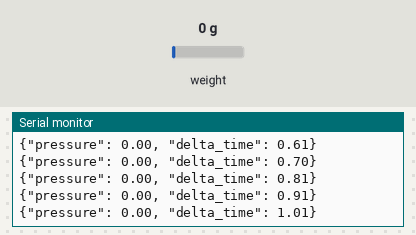
Simulated run of this sketch. Board: Arduino Uno, built with avr-gcc and run on an emulated ATmega328P. Shown: the last lines printed to the serial monitor. Inputs (shaded band) come from the test bench; at power-on: weight on the scale 0 g.

Above: at 2.2 s.
2.3 s: weight on the scale set to 100 g
At 2.32 s:
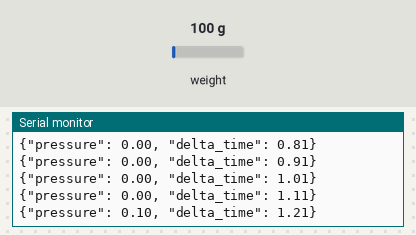
3.8 s: weight on the scale set to 1250 g
At 3.83 s:
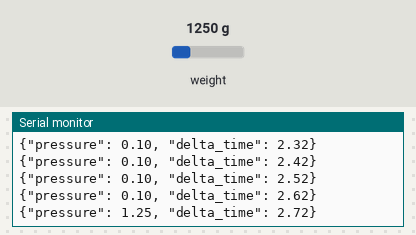
8.3 s: weight on the scale set to 2500 g
At 8.37 s:
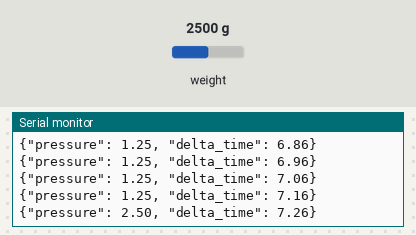
Timing chart, 0 to 11.3 s (numbered marks = the images above; inputs shaded):
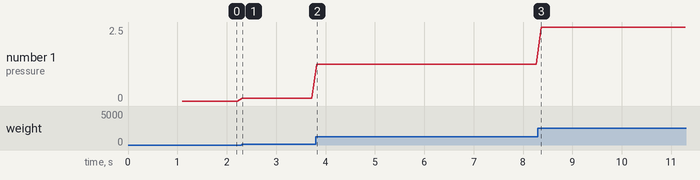

Measured:
- after the input at 2.3 s, the serial monitor: prints a new line at once (image 1)
- after the input at 3.8 s, the serial monitor: prints a new line at once (image 2)
- plotted number 1: 0.1 → 1.25 after the input at 3.8 s

The sketch:

pressure_reader.ino
```cpp
#include "HX711.h"
// #include <MedianFilterLib.h>

#define calibration_factor 8076  // obtained from calibration sketch

// HX711 Load Cell Configuration
#define DOUT A1
#define CLK A0
// #define GAIN 128
// #define PRESSURE_FACTOR 0.0002584  // V/psi, might need to be recalibrated.
// #define EXCITATION_VOLTAGE 5
// #define PSI_TO_MPA 0.00689476  // 1 psi to MPa

HX711 scale;

float last_time = 0;
void setup() {
  Serial.begin(9600);
  scale.begin(DOUT, CLK);
  scale.set_scale(calibration_factor);
  scale.tare();
  last_time = millis();
}

void loop() {
  unsigned long current_time = millis();
  double delta_time = (current_time - last_time) / 1000.0; // in seconds

  float pressure_mbar = scale.get_units();
  // scale.power_down();
  // delay(1000);
  // scale.power_up();
  Serial.println("{\"pressure\": " + String(pressure_mbar) + ", \"delta_time\": " + delta_time + "}"); // receive in raspberry pi. send output value to ESI-MP2. Graph pressure so that we know how to calibrate kp, ki, and kd
}
```
